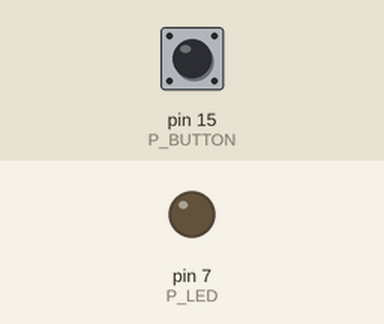
This program was run on a simulated Raspberry Pi (header pin numbers). Parts: output pins drawn as LEDs (lit = HIGH). Inputs (shaded band) come from the test bench; at power-on: pin 15 (P_BUTTON) HIGH.

Above: at 1.2 s.
1.3 s: pin 15 (P_BUTTON) pulled LOW for 0.15 s
At 2.5 s:
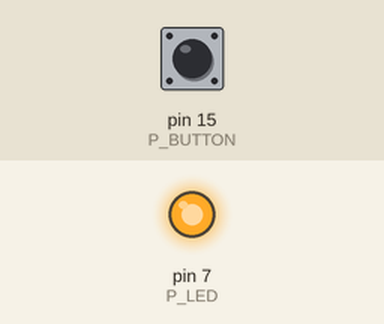
2.9 s: pin 15 (P_BUTTON) pulled LOW for 1 s
At 3.9 s:
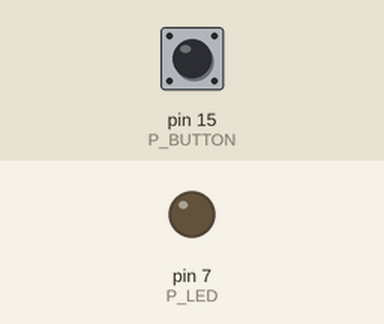
5.4 s: pin 15 (P_BUTTON) pulled LOW for 3.2 s
At 5.9 s:
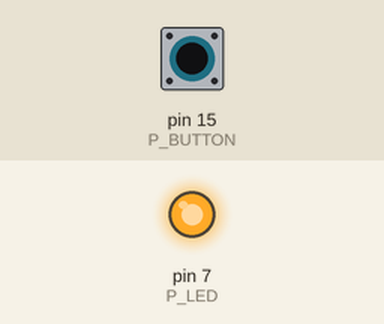
Timing chart, 0 to 8.4 s (numbered marks = the images above; inputs shaded):
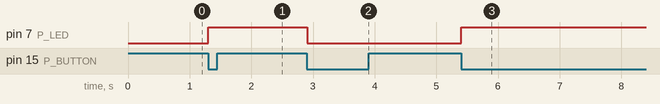

Measured:
- after the input at 1.3 s, pin 7 (P_LED): LOW → HIGH at once
- after the input at 2.9 s, pin 7 (P_LED): HIGH → LOW at once
- after the input at 5.4 s, pin 7 (P_LED): LOW → HIGH at once

The program:

Button2.py
```python
# Button2.py

import RPi.GPIO as GPIO
import time

P_BUTTON = 15 # adapt to your wiring
P_LED = 7     # adapt to your wiring

def setup():
    GPIO.setmode(GPIO.BOARD)
    GPIO.setup(P_BUTTON, GPIO.IN, GPIO.PUD_UP)
    GPIO.setup(P_LED, GPIO.OUT)

setup()
isLedOn = False
isButtonReady = True
while True:
    if isButtonReady and GPIO.input(P_BUTTON) == GPIO.LOW:  # pressed
        isButtonReady = False
        if not isLedOn:
            isLedOn = True
            GPIO.output(P_LED, GPIO.HIGH)
        else:
            isLedOn = False
            GPIO.output(P_LED, GPIO.LOW)
    if GPIO.input(P_BUTTON) == GPIO.HIGH:  # released
        isButtonReady = True
    time.sleep(0.01)  # remove this line to experience bouncing
```
